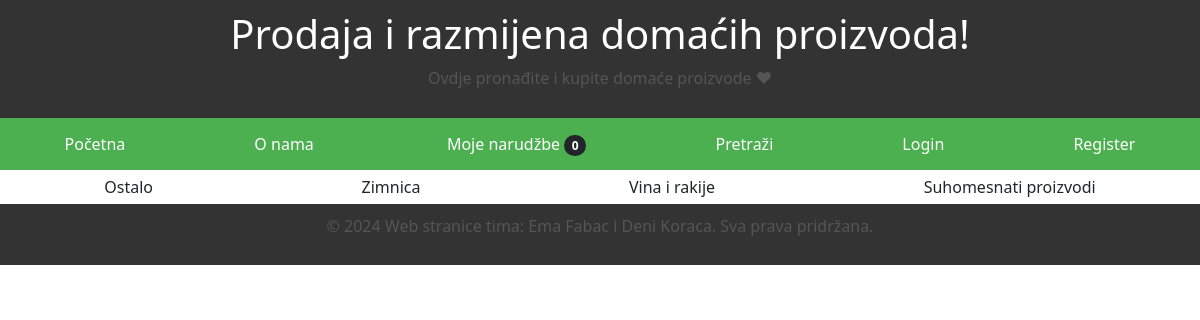
The page / on the database its author committed.
### main/models.py (models this page shows, shortened)
class Kategorija(models.Model):
    id_kategorije = models.CharField(max_length=5)
    naziv_kategorije = models.CharField(max_length=100)

### main/views.py (the view)
# urls.py: path('', views.LandingPageView.as_view(), name='landing'),
class LandingPageView(ListView):
    model = Kategorija
    template_name = 'landing.html'
    def get(self, request, *args, **kwargs):
        kate = Kategorija.objects.all()
        return render(request, 'landing.html', {'kate': kate})

### main/cart.py (called while the page is built)
	def __len__ (self):
		return len(self.cart)

### main/context_processors.py (called while the page is built)
def cart(request):
    return {'cart': Cart(request)}

### main/templates/landing.html (shortened to what this page needs)
<!DOCTYPE html>
<html lang="hr">
<head>
    {% load static %}
    <link rel="stylesheet" type="text/css" href="{% static 'style.css' %}">
    <link href="https://cdn.jsdelivr.net/npm/bootstrap@5.0.2/dist/css/bootstrap.min.css" rel="stylesheet">
</head>
<body>
    <header style="position: relative; background-color: #333; color: #fff; padding: 10px;">
        <h1>Prodaja i razmijena domaćih proizvoda! </h1>
        <p>Ovdje pronađite i kupite domaće proizvode &hearts;</p>
    </header>
    <div id="sidebar">
        {% block sidebar %}
        <nav>
            <a href="{% url 'main:landing' %}">Početna</a>
            <a href="/o_nama">O nama</a>
            <a href="/cart">Moje narudžbe<span class="badge bg-dark text-white ms-1 rounded-pill" id="cart_quantity">{{cart|length}}</span>
            </a>
            <a href="/search">Pretraži</a>
            {% if user.is_authenticated %}
            <a href="/mojiproizvodi">Moji Proizvodi</a>
            <a href="/logout">Logout</a>
            {% else %}
            <a href="/login">Login</a>
            <a href="/register">Register</a>
            {%endif%}
        </nav>
        {% endblock %}
    </div>
    <div class="content">
        {% block content %}
        <div id="category-links" class="d-flex flex-wrap justify-content-around">
            {% for kategorija in kate %}
            <a href="{% url 'main:detalji_kategorije' kategorija.id_kategorije %}" style="text-decoration: none; color: inherit;">
                <div style="margin: 5px;">
                    {{ kategorija.naziv_kategorije }}
                </div>
            {% endfor %}
        </div>
        {% endblock %}
    </div>
    <footer>
        <p>&copy; 2024 Web stranice tima: Ema Fabac i Deni Koraca. Sva prava pridržana.</p>
    </footer>
</body>
</html>

### main/static/style.css (style rules this page uses)
* { box-sizing: border-box; margin: 0; padding: 0; }
body { font-family: 'Arial', sans-serif; background-color: #f4f4f4; }
header { background-color: #333; color: #fff; text-align: center; padding: 1em; }
nav { background-color: #4CAF50; overflow: hidden; }
nav a { float: left; display: block; color: white; text-align: center; padding: 14px 16px; text-decoration: none; }
nav { display: flex; justify-content: space-around; }
footer { text-align: center; padding: 10px; background-color: #333; color: #fff; }
p { color: #555; font-size: 16px; line-height: 1.6; margin-bottom: 15px; }

### rows shown on the page
Kategorija: naziv_kategorije "Ostalo"
Kategorija: naziv_kategorije "Zimnica"
Kategorija: naziv_kategorije "Vina i rakije"
Kategorija: naziv_kategorije "Suhomesnati proizvodi"

### other values the page prints
{{ cart|length }} "0"
